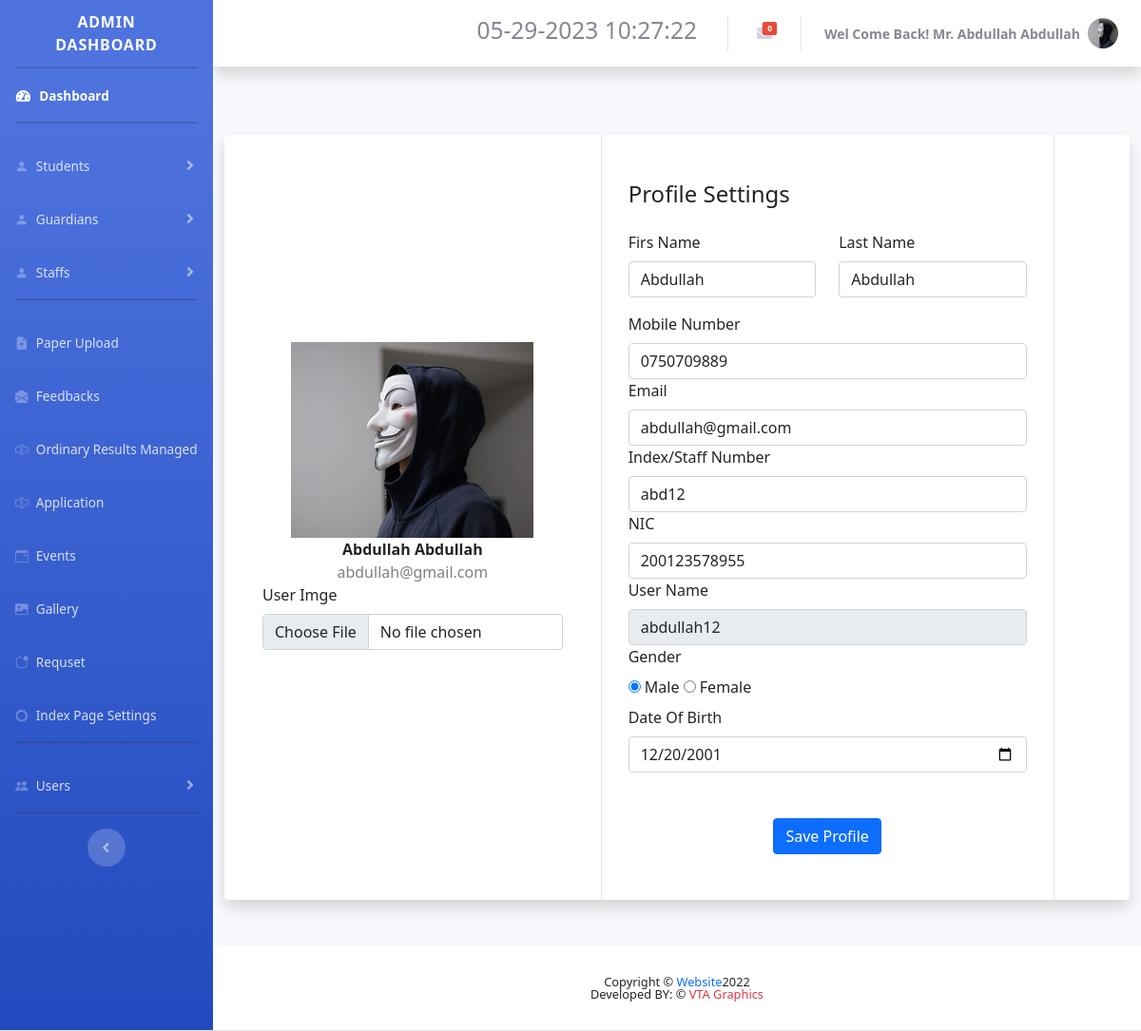
Page /hilurians2/profile.php (signed in) on the committed database.
### tables this page shows
CREATE TABLE `user` (
  `ID` int(11) NOT NULL,
  `First_Name` varchar(20) NOT NULL,
  `Last_Name` varchar(20) NOT NULL,
  `dob` date NOT NULL,
  `Gender` varchar(6) NOT NULL,
  `email` varchar(35) NOT NULL,
  `phone` varchar(10) NOT NULL,
  `username` varchar(15) NOT NULL,
  `password` text NOT NULL,
  `usertype` varchar(30) NOT NULL,
  `created_time` datetime NOT NULL DEFAULT current_timestamp(),
  `index_or_staff` varchar(5) NOT NULL,
  `NIC` varchar(12) NOT NULL,
  `image` text NOT NULL,
  `u_status` int(1) NOT NULL
);

### hilurians2/profile.php (the view, shortened to what this page needs)
<?php
    include 'connection.php';
?>
<!DOCTYPE html>
<html lang="en">
<head>
    <link href="vendor/fontawesome-free/css/all.min.css" rel="stylesheet" type="text/css">
    <link href="css/sb-admin-2.min.css" rel="stylesheet">
    <link rel="stylesheet" href="https://cdn.jsdelivr.net/npm/bootstrap-icons@1.10.2/font/bootstrap-icons.css">
    <link rel="stylesheet" href="https://cdnjs.cloudflare.com/ajax/libs/normalize/5.0.0/normalize.min.css">
    <link rel="stylesheet" href="css/stylesearch.css">
    <link rel="stylesheet" href="https://cdn.jsdelivr.net/npm/bootstrap@5.0.0-alpha1/dist/css/bootstrap.min.css">
</head>
<body id="page-top">
    <link rel="stylesheet" href="https://use.fontawesome.com/releases/v5.1.0/css/all.css">
    <div id="wrapper">
        <ul class="navbar-nav bg-gradient-primary sidebar sidebar-dark accordion" id="accordionSidebar">
            <a class="sidebar-brand d-flex align-items-center justify-content-center" href="#">
                <div class="sidebar-brand-text mx-3">Admin Dashboard <sup></sup></div>
            </a>
            <hr class="sidebar-divider my-0">
            <li class="nav-item active">
                <a class="nav-link" href="admin.php">
                    <i class="fas fa-fw fa-tachometer-alt"></i>
                    <span>Dashboard</span></a>
            </li>
            <hr class="sidebar-divider">
            <li class="nav-item">
                <a class="nav-link collapsed" href="#" data-toggle="collapse" data-target="#students"
                    aria-expanded="true" aria-controls="collapseTwo">
                    <i class="bi bi-person-fill"></i>
                    <span>Students</span>
                </a>
            </li>
            <li class="nav-item">
                <a class="nav-link collapsed" href="#" data-toggle="collapse" data-target="#guardians"
                    aria-expanded="true" aria-controls="collapseTwo">
                    <i class="bi bi-person-fill"></i>
                    <span>Guardians</span>
                </a>
            </li>
            <li class="nav-item">
                <a class="nav-link collapsed" href="#" data-toggle="collapse" data-target="#staff"
                    aria-expanded="true" aria-controls="collapseUtilities">
                    <i class="bi bi-person-fill"></i>
                    <span>Staffs</span>
                </a>
            </li>
            <hr class="sidebar-divider">
             <li class="nav-item">
                <a class="nav-link" href="pastpapers.php">
                <i class="bi bi-file-earmark-arrow-up-fill"></i>
                    <span>Paper Upload</span>
                </a>
            </li>
            <li class="nav-item">
                <a class="nav-link" href="message.php">
                <i class="bi bi-envelope-open-fill"></i>
                    <span>Feedbacks</span>
                </a>
            </li>
            <li class="nav-item">
                <a class="nav-link" href="results.php">
                <i class="bi bi-input-cursor-text"></i>
                    <span>Ordinary Results Managed</span>
                </a>
            </li>
            <li class="nav-item">
                <a class="nav-link" href="application.php">
                <i class="bi bi-input-cursor-text"></i>
                    <span>Application</span>
                </a>
            </li>
            <li class="nav-item">
                <a class="nav-link" href="events.php">
                    <i class="bi bi-calendar-event"></i>
                    <span>Events</span></a>
            </li>
            <li class="nav-item">
                <a class="nav-link" href="gallery.php">
                    <i class="bi bi-image-fill"></i>
                    <span>Gallery</span></a>
            </li>
            <li class="nav-item">
                <a class="nav-link" href="request.php">
                    <i class="bi bi-app-indicator"></i>
                    <span>Requset</span></a>
            </li>
            <li class="nav-item">
                <a class="nav-link" href="index_page.php">
                    <i class="bi bi-gear-wide"></i>
                    <span>Index Page Settings</span></a>
            </li>
            <hr class="sidebar-divider d-none d-md-block">
            <li class="nav-item">
                <a class="nav-link collapsed" href="#" data-toggle="collapse" data-target="#user"
                    aria-expanded="true" aria-controls="collapseUtilities">
                    <i class="bi bi-people-fill"></i>
                    <span>Users</span>
                </a>
            </li>
            <hr class="sidebar-divider d-none d-md-block">
            <div class="text-center d-none d-md-inline">
                <button class="rounded-circle border-0" id="sidebarToggle"></button>
            </div>
        </ul>
        <div id="content-wrapper" class="d-flex flex-column">
            <div id="content">
                <nav class="navbar navbar-expand navbar-light bg-white topbar mb-4 static-top shadow">
                    <ul class="navbar-nav ml-auto">
                        <li class="nav-item dropdown no-arrow">
                            <a class="nav-link" href="#" role="button">
                                <h3><span class="mr-2 d-none d-lg-inline text-gray-600 small" id="date-time"></span></h3>
                            </a>
                        </li>
    <?php
        $sql1="SELECT * FROM messages WHERE read_status=0;";
        $exe1=mysqli_query($con,$sql1);
        $count=mysqli_num_rows($exe1);
    ?>
                        <li class="nav-item dropdown no-arrow mx-1">
                            <a class="nav-link dropdown-toggle" href="#" id="messagesDropdown" role="button"
                                data-toggle="dropdown" aria-haspopup="true" aria-expanded="false">
                                <span class="badge badge-danger badge-counter"><?php echo $count ?></span>
                            </a>
                        </li>
                        <li class="nav-item dropdown no-arrow">
                            <a class="nav-link dropdown-toggle" href="#" id="userDropdown" role="button"
                                data-toggle="dropdown" aria-haspopup="true" aria-expanded="false">
                                <span class="mr-2 d-none d-lg-inline text-gray-600 small">
                                    <b>
                                    <?php
                                        $sql="SELECT * FROM user WHERE username='".$_SESSION["username"]."'";
                                        $exe=mysqli_query($con,$sql);
                                        $row=mysqli_fetch_array($exe);
                                            $fname=$row['First_Name'];
                                            $lname=$row['Last_Name'];
                                            $gender=$row['Gender'];
                                            $dob=$row['dob'];
                                            $email=$row['email'];
                                            $user=$row['username'];
                                            $phone=$row['phone'];
                                            $sid=$row['index_or_staff'];
                                            $NIC=$row['NIC'];
                                        if ($gender == "Male")
                                        {
                                            echo "Wel Come Back! Mr.  ".$fname." ".$lname;
                                        }
                                        else
                                        {
                                            echo "Wel Come Back! Ms.  ".$fname." ".$lname;
                                        }
                                    ?>
                                    </b>
                                </span>
                                <img class="img-profile rounded-circle"
                                    src="img/<?php echo $row['image']; ?>">
                            </a>
                        </li>
                    </ul>
                </nav>
                <div class="container-fluid">
<div class="container rounded bg-white mt-5 mb-5 shadow">
    <div class="row">
        <div class="col-md-5 border-right ">
            <form id="form" enctype="multipart/form-data" method="post">
                <div class="p-3 py-5">
                    <div class="d-flex flex-column align-items-center text-center"><img height="75%" width="75%" id="img_pre"style="margin-top:50%" width="400px" src="img/<?php echo $row['image']; ?>"><span class="font-weight-bold"><?php echo $fname." ".$lname; ?></span><span class="text-black-50"><?php echo $email; ?></span><span> </span></div>
                    <div class="col-md-12"><label class="labels">User Imge</label><input type="file" class="form-control"  name="dp" accept="image/*"></div>
                </div>
        </div>
        <div class="col-md-6 border-right">
            <div class="p-3 py-5">
                <div class="d-flex justify-content-between align-items-center mb-3">
                    <h4 class="text-right">Profile Settings</h4>
                </div>
                    <div class="row mt-2">
                        <div class="col-md-6"><label class="labels">Firs Name</label><input type="text" name="firstnm" class="form-control" placeholder="First Name" value="<?php echo $fname; ?>" autocomplete="off"></div>
                        <div class="col-md-6"><label class="labels">Last Name</label><input type="text" name="lastnm" class="form-control" value="<?php echo $lname;?>" placeholder="Last Name" autocomplete="off"></div>
                    </div>
                    <div class="row mt-3">
                        <div class="col-md-12"><label class="labels">Mobile Number</label><input type="text" name="mobile" class="form-control" placeholder=" phone number" value="<?php echo $phone;?>" autocomplete="off" onkeypress="funNumber()"></div>
                        <div class="col-md-12"><label class="labels">Email</label><input type="text" name="emailadd" class="form-control" placeholder="Email" value="<?php echo $email;?>" autocomplete="off"></div>
                        <div class="col-md-12"><label class="labels">Index/Staff Number</label><input type="text" name="index" class="form-control" placeholder="Index/Staff Number" value="<?php echo $sid;?>" autocomplete="off"></div>
                        <div class="col-md-12"><label class="labels">NIC</label><input type="text" class="form-control" name="nic" placeholder="NIC" value="<?php echo $NIC;?>" autocomplete="off" onkeypress="funNumber()"></div>
                        <div class="col-md-12"><label class="labels">User Name</label><input type="text" class="form-control" disabled name="uname" placeholder="User Name" value="<?php echo $user;?>" autocomplete="off"></div>
                        <div class="col-md-12"><label class="labels">Gender</label> <br>
                            <input type="radio" checked="" name="gender" required="require" value="Male" <?php echo $gender == 'Male' ? 'checked' : ''; ?>autocomplete="off"> <label class="labels">Male</label></input>
                            <input type="radio" name="gender" required="require" value="Female"<?php echo $gender == 'Female' ? 'checked' : ''; ?> autocomplete="off"> <label class="labels">Female</label></input>
                        </div>
                        <div class="col-md-12"><label class="labels">Date Of Birth</label><input type="date" name="dobd" class="form-control" placeholder="" value="<?php echo $dob;?>" autocomplete="off"></div>
                    </div>
                    <div class="mt-5 text-center"><button class="btn btn-primary profile-button" type="submit" name="save">Save Profile</button></div>
            </div>
        </div>
        <div class="col-md-1">
        </div>
    </div>
</div>
</div>
</div>
        <footer class="sticky-footer bg-white" style="bottom: 0;width: 100%;">
            <div class="container my-auto" align="center">
                <div class="copyright text-center my-auto">
                    <span>Copyright &copy; <span class="text-primary">Website</span>2022</span>
                <br>
                    <span>Developed BY: &copy; <span class="text-danger">VTA Graphics</span></span>
                </div>
            </div>
        </footer>
        </div>
    </div>
    <link rel="stylesheet" href="https://cdnjs.cloudflare.com/ajax/libs/jquery/3.2.1/jquery.min.js">
    <link rel="stylesheet" href="https://cdn.jsdelivr.net/npm/bootstrap@5.0.0-alpha1/dist/js/bootstrap.bundle.min.js">
</body>
</html>

### hilurians2/css/stylesearch.css (style rules this page uses)
body { background: #7D26CD; }

### rows in the picture
user: First_Name "Abdullah", Last_Name "Abdullah", image (picture), email "abdullah@gmail.com", firstnm "Abdullah", lastnm "Abdullah", mobile "0750709889", emailadd "abdullah@gmail.com", index "abd12", nic "200123578955", uname "abdullah12", Gender "☑", dobd "12/20/2001"

### other values in the picture
$count "0"
